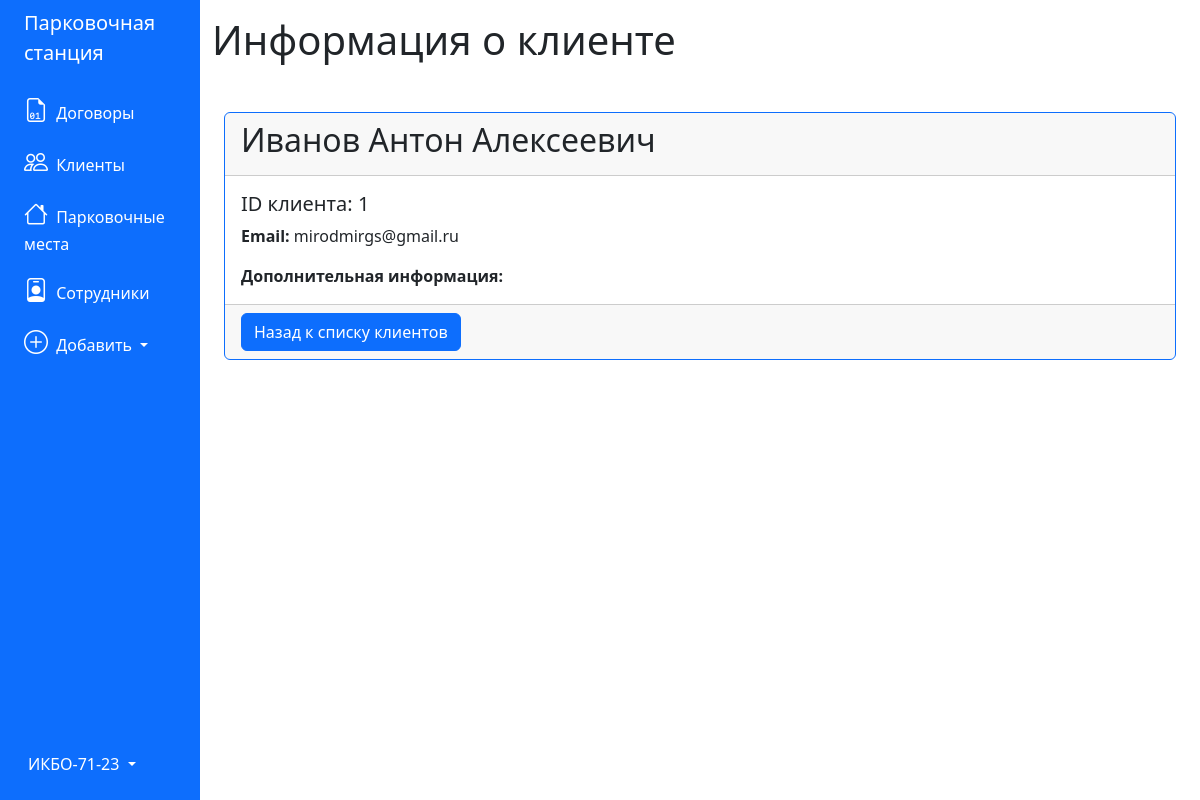
Screenshot of /client/1 with the database file from the repository.
### tables this page shows
CREATE TABLE 'clients' (
	'id_client' INTEGER PRIMARY KEY AUTOINCREMENT,
	'name' TEXT,
	'email' TEXT,
	'phone_number' TEXT,
	'passport' TEXT
);

### app.py (the view)
@app.route('/client/<int:client_id>')
def client(client_id):
    pos = get_client(client_id)
    return render_template('client.html', client=pos)

### app.py (called while the page is built)
def get_db_connection():
    conn = sqlite3.connect('database.db')
    conn.row_factory = sqlite3.Row
    return conn

def get_client(client_id):
    conn = get_db_connection()
    item = conn.execute("""SELECT * FROM clients
        WHERE id_client = ?""", (client_id,)).fetchone()
    conn.close()
    if item is None:
        abort(404)
    return item

### templates/client.html
{% extends 'base.html' %}
{% block content %}
<h1>{% block title %} Информация о клиенте {% endblock %}</h1>
<div class="container mt-5">
    <div class="card border-primary">
        <div class="card-header">
            <h2>{{ client['name'] }}</h2>
        </div>
        <div class="card-body">
            <h5 class="card-title">ID клиента: {{ client['id_client'] }}</h5>
            <p class="card-text"><strong>Email:</strong> {{ client['email'] }}</p>
            <p class="card-text"><strong>Дополнительная информация:</strong> {{ client['additional_info'] }}</p>
        </div>
        <div class="card-footer">
            <a href="{{ url_for('clients') }}" class="btn btn-primary">Назад к списку клиентов</a>
        </div>
    </div>
</div>
{% endblock %}

### rows the page displays
clients: name "Иванов Антон Алексеевич", id_client "1", email "mirodmirgs@gmail.ru"
